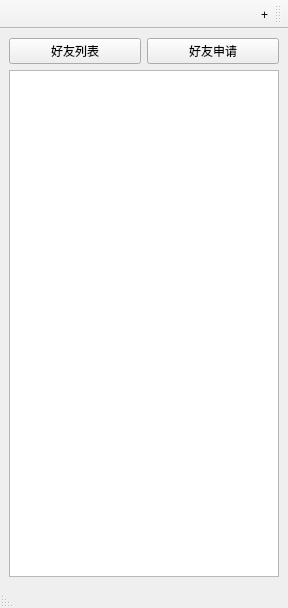
<?xml version="1.0" encoding="UTF-8"?>
<ui version="4.0">
 <class>MainWindow</class>
 <widget class="QMainWindow" name="MainWindow">
  <property name="geometry">
   <rect>
    <x>0</x>
    <y>0</y>
    <width>288</width>
    <height>608</height>
   </rect>
  </property>
  <property name="windowTitle">
   <string>myQQ</string>
  </property>
  <property name="layoutDirection">
   <enum>Qt::RightToLeft</enum>
  </property>
  <property name="iconSize">
   <size>
    <width>27</width>
    <height>27</height>
   </size>
  </property>
  <widget class="QWidget" name="centralwidget">
   <layout class="QVBoxLayout" name="verticalLayout">
    <item>
     <layout class="QHBoxLayout" name="horizontalLayout">
      <item>
       <widget class="QPushButton" name="BtnFriendRequestView">
        <property name="text">
         <string>好友申请</string>
        </property>
       </widget>
      </item>
      <item>
       <widget class="QPushButton" name="BtnUserFriendInfoView">
        <property name="text">
         <string>好友列表</string>
        </property>
       </widget>
      </item>
     </layout>
    </item>
    <item>
     <widget class="QTreeView" name="TreeViewFriendList">
      <property name="layoutDirection">
       <enum>Qt::LeftToRight</enum>
      </property>
     </widget>
    </item>
   </layout>
  </widget>
  <widget class="QMenuBar" name="menubar">
   <property name="geometry">
    <rect>
     <x>0</x>
     <y>0</y>
     <width>288</width>
     <height>22</height>
    </rect>
   </property>
   <property name="layoutDirection">
    <enum>Qt::LeftToRight</enum>
   </property>
  </widget>
  <widget class="QStatusBar" name="statusbar"/>
  <widget class="QToolBar" name="toolBar">
   <property name="windowTitle">
    <string>toolBar</string>
   </property>
   <property name="layoutDirection">
    <enum>Qt::RightToLeft</enum>
   </property>
   <property name="allowedAreas">
    <set>Qt::RightToolBarArea</set>
   </property>
   <property name="iconSize">
    <size>
     <width>27</width>
     <height>27</height>
    </size>
   </property>
   <attribute name="toolBarArea">
    <enum>TopToolBarArea</enum>
   </attribute>
   <attribute name="toolBarBreak">
    <bool>false</bool>
   </attribute>
   <addaction name="ActionAddFtirnd"/>
  </widget>
  <action name="ActionAddFtirnd">
   <property name="text">
    <string>+</string>
   </property>
  </action>
 </widget>
 <resources/>
 <connections/>
</ui>
